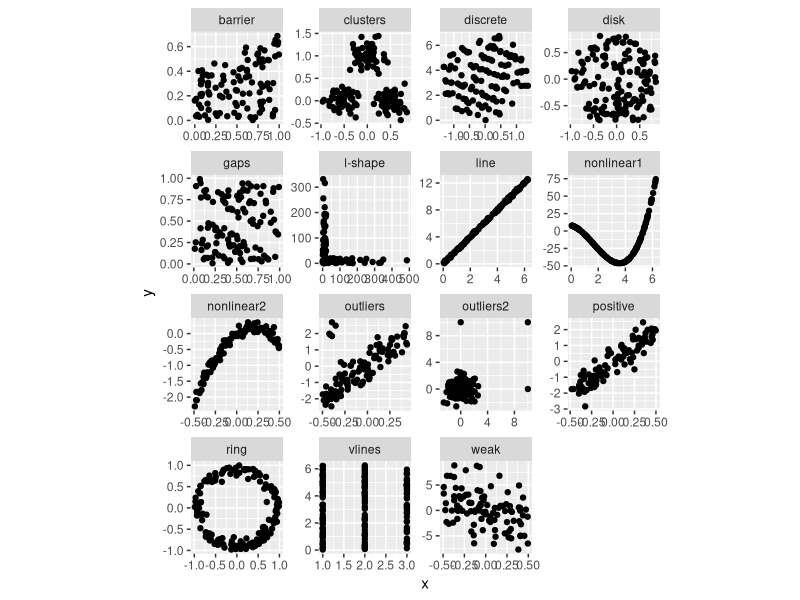

Recreate this plot in R.
# Load libraries
library(tidyr)
library(dplyr)
library(ggplot2)

# Alternative data set
set.seed(55555)
d_trend <- tibble(x = runif(100) - 0.5) %>%
  mutate(positive=4*x+rnorm(100)*0.5,
         none=rnorm(100)*0.5,
         negative=-4*x+rnorm(100)*0.5) %>%
  pivot_longer(cols=positive:negative, names_to="trend", values_to="y") %>%
  mutate(feature = factor(trend,
                          levels=c("positive", "none", "negative"))) %>%
  select(feature, x, y) %>%
  filter(feature == "positive")

d_strength <- tibble(x = runif(100) -0.5) %>%
  mutate(strong=4*x+rnorm(100)*0.5,
         moderate=4*x+rnorm(100),
         weak=-4*x+rnorm(100)*3) %>%
  pivot_longer(cols=strong:weak,
               names_to="strength", values_to="y") %>%
  mutate(feature = factor(strength,
                          levels=c("strong", "moderate", "weak"))) %>%
  select(feature, x, y) %>%
  filter(feature == "weak")

d_form <- tibble(x = runif(100) -0.5) %>%
  mutate(linear=4*x+rnorm(100)*0.5,
         nonlinear1=12*x^2+rnorm(100)*0.5,
         nonlinear2=2*x - 5*x^2 +rnorm(100)*0.1) %>%
  pivot_longer(cols=linear:nonlinear2, names_to="feature",
               values_to="y") %>%
  select(feature, x, y) %>%
  filter(feature == "nonlinear2")

d_outliers <- tibble(x = runif(100) -0.5) %>%
  mutate(y=4*x+rnorm(100)*0.5)
d_outliers <- d_outliers %>%
  bind_rows(tibble(x=runif(5)/10-0.45, y=2+rnorm(5)*0.5)) %>%
  mutate(feature = "outliers") %>%
  select(feature, x, y)

d_clusters <- tibble(x = c(rnorm(50)/6 - 0.5,
                           rnorm(50)/6,
                           rnorm(50)/6 + 0.5)) %>%
  mutate(y=c(rnorm(50)/6,
             rnorm(50)/6+1, rnorm(50)/6)) %>%
  mutate(feature = "clusters") %>%
  select(feature, x, y)

d_gaps <- tibble(x = runif(150)) %>%
  mutate(y=runif(150))
d_gaps <- d_gaps %>%
  filter(!(between(x+2*y, 1.2, 1.6))) %>%
  mutate(feature = "gaps") %>%
  select(feature, x, y)

d_barrier <- tibble(x = runif(200)) %>%
  mutate(y=runif(200))
d_barrier <- d_barrier %>%
  filter(-x+3*y<1.2) %>%
  mutate(feature = "barrier") %>%
  select(feature, x, y)

l_shape <- tibble(x = c(rexp(50, 0.01), runif(50)*20),
                  y = c(runif(50)*20, rexp(50, 0.01))) %>%
  mutate(feature = "l-shape") %>%
  select(feature, x, y)

discrete <- tibble(x = rnorm(200)) %>%
  mutate(y = -x+rnorm(25)*0.1 + rep(0:7, 25)) %>%
  filter((((x-mean(x))/sd(x))^2 + ((y-mean(y))/sd(y))^2) < 2) %>%
  mutate(feature = "discrete") %>%
  select(feature, x, y)

hetero <- tibble(x = runif(200)-0.5) %>%
  mutate(y = -2*x+rnorm(200)*(x+0.5)) %>%
  mutate(feature = "heteroskedastic") %>%
  select(feature, x, y)

# Harriet's additional features
# generate circle data
theta <- runif(150, 0, 2*pi)
r1 <- rbeta(150, 3, 2)
r2 <- rbeta(150, 10, 1)

disk <- tibble(x = r1*cos(theta),
               y = r1*sin(theta),
               feature = "disk")
ring <- tibble(x = r2*cos(theta),
               y = r2*sin(theta),
               feature = "ring")
vlines <- tibble(x = sample(c(1,2,3), 150, replace=TRUE),
                 y = theta,
                 feature = "vlines")
outliers2 <- tibble(x = c(rnorm(147, 0,1), 0, 10, 10),
                    y = c(rnorm(147, 0,1), 10, 10, 0),
                    feature = "outliers2")
line <- tibble(x = theta,
               y = 2*theta + rnorm(147, 0,0.1),
               feature = "line")
nonlinear1 <- tibble(x = theta,
                     y = 2*theta^3 - 10*theta^2 - 5*theta +  8,
                     feature = "nonlinear1")

features <- bind_rows(d_trend,
                      d_strength,
                      d_form,
                      d_outliers,
                      d_clusters,
                      d_gaps,
                      d_barrier,
                      discrete,
                      l_shape,
                      disk,
                      ring,
                      vlines,
                      outliers2,
                      line,
                      nonlinear1)

ggplot(features, aes(x, y)) +
  geom_point() +
  facet_wrap(~feature, scales = "free") +
  theme(aspect.ratio = 1)
